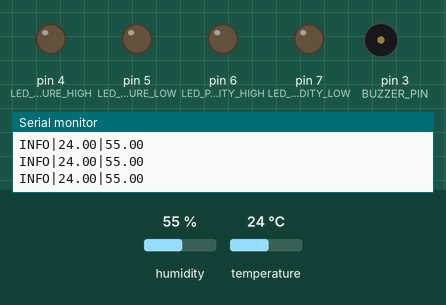
Bench run of a sketch on a simulated Arduino Uno, built with avr-gcc and run on an emulated ATmega328P. Parts: output pins drawn as LEDs (lit = HIGH), buzzer (waves = sounding, pin HIGH), the last lines printed to the serial monitor. Dashed ring = blinking. Inputs (shaded band) come from the test bench; at power-on: humidity 55 %, temperature 24 °C.

Above: at 6.8 s.
6.9 s: humidity set to 46 %
12.3 s: humidity set to 43 %
At 14.39 s:
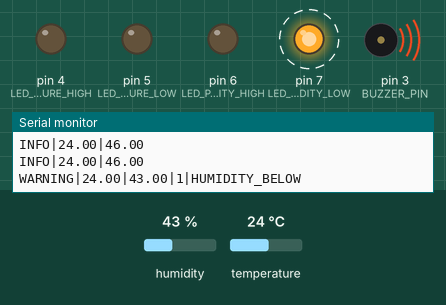
17.7 s: temperature set to 19 °C
23.1 s: temperature set to 16 °C
At 26.39 s:
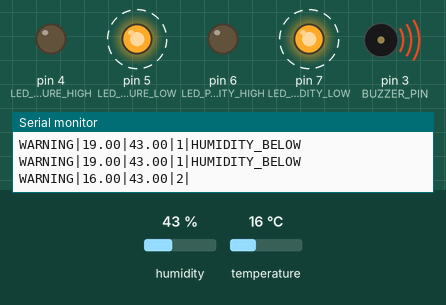
29.2 s: humidity set to 68 %
At 30.39 s:
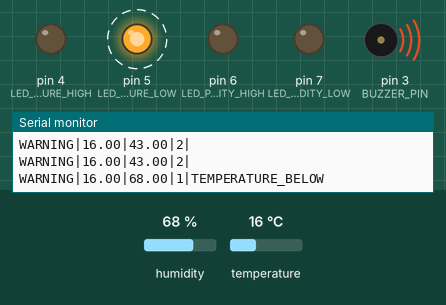
34.6 s: temperature set to 41 °C
At 38.4 s:
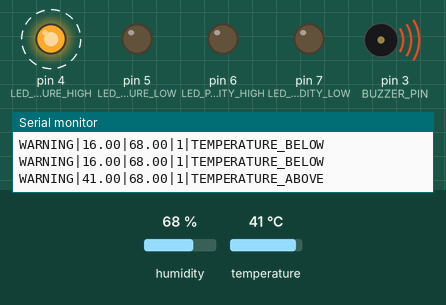
Timing chart, 0 to 42.2 s (numbered marks = the images above; inputs shaded):
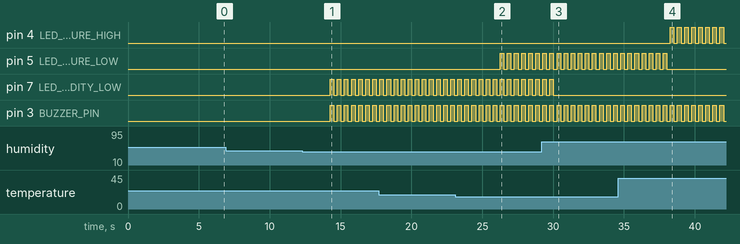

Measured:
- the behaviour switches between 45 and 44 % on humidity (found by bisection; images 0 and 1)
- the behaviour switches between 18 and 17 °C on temperature (found by bisection; images 1 and 2)
- after the input at 12.3 s, pin 7 (LED_PIN_HUMIDITY_LOW), pin 3 (BUZZER_PIN): alternates HIGH for 0.25 s and LOW for 0.25 s, starting after 2.0 s
- after the input at 23.1 s, pin 5 (LED_PIN_TEMPERATURE_LOW): alternates HIGH for 0.25 s and LOW for 0.25 s, starting after 3.2 s
- after the input at 29.2 s, pin 7 (LED_PIN_HUMIDITY_LOW): goes on until 30.0 s, then stays LOW
- after the input at 34.6 s, pin 4 (LED_PIN_TEMPERATURE_HIGH): alternates HIGH for 0.25 s and LOW for 0.25 s, starting after 3.7 s; pin 5 (LED_PIN_TEMPERATURE_LOW): goes on until 38.0 s, then stays LOW

The sketch:

monitor.ino
```cpp
// REVISION №5

// DIFFERENT ENTITIES DECLARATION (PINS, PARAMETERS RANGES, STRUCTURES ETC.)

#include <DHT.h>

const int SENSOR_PIN = 2;
const int BUZZER_PIN = 3;

const int LED_PIN_TEMPERATURE_HIGH = 4;
const int LED_PIN_TEMPERATURE_LOW = 5;
const int LED_PIN_HUMIDITY_HIGH = 6;
const int LED_PIN_HUMIDITY_LOW = 7;

const float MIN_TEMPERATURE_OK = 18.0;
const float MAX_TEMPERATURE_OK = 35.0;
const float MIN_HUMIDITY_OK = 45.0;
const float MAX_HUMIDITY_OK = 75.0;

const uint8_t SENSOR_TYPE = DHT11;

const unsigned long SENSOR_INTERVAL = 2000;
const unsigned long BUZZER_INTERVAL = 250;

unsigned long lastSensorRead = 0;
unsigned long lastBuzzerToggle = 0;

bool buzzerOn = false;
bool previousAlertActive = false;
bool alertActive = false;

struct SensorData {
  float temperature;
  float humidity;
  bool valid;
};

enum ParameterState {
  BELOW_NORMAL,
  NORMAL,
  ABOVE_NORMAL
};

struct AlertState {
  ParameterState temperature;
  ParameterState humidity;
};

enum LogLevel {
  INFO,
  WARNING,
  ERROR
};

enum WarningCode {
  TEMPERATURE_ABOVE,
  TEMPERATURE_BELOW,
  HUMIDITY_ABOVE,
  HUMIDITY_BELOW,
  NO_WARNING
};

enum ErrorCode {
  DHT_READ_FAILED,
  UNKNOWN_ERROR
};

struct SerialMessage {
  LogLevel level;
  SensorData data;
  AlertState alerts;
  ErrorCode errorCode;
  WarningCode warningCode;
};

DHT dht(SENSOR_PIN, SENSOR_TYPE);

AlertState currentAlerts = { NORMAL, NORMAL };


// MAIN FUNCTIONS

void setup() {
  pinMode(BUZZER_PIN, OUTPUT);

  pinMode(LED_PIN_TEMPERATURE_HIGH, OUTPUT);
  pinMode(LED_PIN_TEMPERATURE_LOW, OUTPUT);
  pinMode(LED_PIN_HUMIDITY_HIGH, OUTPUT);
  pinMode(LED_PIN_HUMIDITY_LOW, OUTPUT);

  Serial.begin(9600);
  dht.begin();

  sendThresholds();

  digitalWrite(BUZZER_PIN, LOW);
  turnOffLEDs();
}


void loop() {
  unsigned long currentTime = millis();

  if (currentTime - lastSensorRead >= SENSOR_INTERVAL) {
    lastSensorRead = currentTime;

    SensorData data = handleSensor();

    if (data.valid) {
      currentAlerts = evaluateParameters(data);

      alertActive =
        currentAlerts.temperature != NORMAL || currentAlerts.humidity != NORMAL;

      SerialMessage message = {
        alertActive ? WARNING : INFO,
        data,
        currentAlerts,
        UNKNOWN_ERROR,
        getWarningCode(currentAlerts)
      };

      handleSerialMonitor(message);

    } else {
      SerialMessage message = {
        ERROR,
        { 0.0, 0.0, false },
        { NORMAL, NORMAL },
        DHT_READ_FAILED,
        NO_WARNING
      };

      handleSerialMonitor(message);
    }
  }

  updateBuzzer(alertActive);
  updateLEDs(currentAlerts);
}


// CUSTOM FUNCTIONS-UTILITIES

SensorData handleSensor() {
  float temperature = dht.readTemperature();
  float humidity = dht.readHumidity();

  if (isnan(temperature) || isnan(humidity)) {
    return { 0.0, 0.0, false };
  }

  return { temperature, humidity, true };
}

void handleSerialMonitor(const SerialMessage& message) {
  switch (message.level) {
    case INFO:
      Serial.print("INFO|");
      Serial.print(message.data.temperature, 2);
      Serial.print("|");
      Serial.println(message.data.humidity, 2);
      break;

    case WARNING:
      {
        uint8_t abnormalCount = 0;

        if (message.alerts.temperature != NORMAL) {
          abnormalCount++;
        }

        if (message.alerts.humidity != NORMAL) {
          abnormalCount++;
        }

        Serial.print("WARNING|");
        Serial.print(message.data.temperature, 2);
        Serial.print("|");
        Serial.print(message.data.humidity, 2);
        Serial.print("|");
        Serial.print(abnormalCount);
        Serial.print("|");
        Serial.println(getWarningCodeString(message.warningCode));
        break;
      }

    case ERROR:
      Serial.print("ERROR|");
      Serial.println(getErrorCodeString(message.errorCode));
      break;
  }
}


WarningCode getWarningCode(const AlertState& alerts) {
  if (alerts.temperature != NORMAL && alerts.humidity != NORMAL) {
    return NO_WARNING;
  }

  if (alerts.temperature == ABOVE_NORMAL) {
    return TEMPERATURE_ABOVE;
  }

  if (alerts.temperature == BELOW_NORMAL) {
    return TEMPERATURE_BELOW;
  }

  if (alerts.humidity == ABOVE_NORMAL) {
    return HUMIDITY_ABOVE;
  }

  if (alerts.humidity == BELOW_NORMAL) {
    return HUMIDITY_BELOW;
  }

  return NO_WARNING;
}


ParameterState checkParameter(float value, float minValue, float maxValue) {
  if (value < minValue) {
    return BELOW_NORMAL;
  }

  if (value > maxValue) {
    return ABOVE_NORMAL;
  }

  return NORMAL;
}


AlertState evaluateParameters(const SensorData& data) {
  AlertState state;

  state.temperature = checkParameter(
    data.temperature,
    MIN_TEMPERATURE_OK,
    MAX_TEMPERATURE_OK);

  state.humidity = checkParameter(
    data.humidity,
    MIN_HUMIDITY_OK,
    MAX_HUMIDITY_OK);

  return state;
}


void updateLEDs(const AlertState& state) {
  digitalWrite(
    LED_PIN_TEMPERATURE_LOW,
    buzzerOn && state.temperature == BELOW_NORMAL ? HIGH : LOW);

  digitalWrite(
    LED_PIN_TEMPERATURE_HIGH,
    buzzerOn && state.temperature == ABOVE_NORMAL ? HIGH : LOW);

  digitalWrite(
    LED_PIN_HUMIDITY_LOW,
    buzzerOn && state.humidity == BELOW_NORMAL ? HIGH : LOW);

  digitalWrite(
    LED_PIN_HUMIDITY_HIGH,
    buzzerOn && state.humidity == ABOVE_NORMAL ? HIGH : LOW);
}


void turnOffLEDs() {
  digitalWrite(LED_PIN_TEMPERATURE_HIGH, LOW);
  digitalWrite(LED_PIN_TEMPERATURE_LOW, LOW);
  digitalWrite(LED_PIN_HUMIDITY_HIGH, LOW);
  digitalWrite(LED_PIN_HUMIDITY_LOW, LOW);
}


void updateBuzzer(bool shouldAlert) {
  unsigned long currentTime = millis();

  if (shouldAlert && !previousAlertActive) {
    buzzerOn = false;
    lastBuzzerToggle = currentTime;
  }

  if (!shouldAlert) {
    buzzerOn = false;

    digitalWrite(BUZZER_PIN, LOW);

    previousAlertActive = false;
    return;
  }

  if (currentTime - lastBuzzerToggle >= BUZZER_INTERVAL) {
    lastBuzzerToggle = currentTime;
    buzzerOn = !buzzerOn;
  }

  digitalWrite(
    BUZZER_PIN,
    buzzerOn ? HIGH : LOW);

  previousAlertActive = true;
}


const char* getWarningCodeString(WarningCode warningCode) {
  switch (warningCode) {
    case TEMPERATURE_ABOVE:
      return "TEMPERATURE_ABOVE";

    case TEMPERATURE_BELOW:
      return "TEMPERATURE_BELOW";

    case HUMIDITY_ABOVE:
      return "HUMIDITY_ABOVE";

    case HUMIDITY_BELOW:
      return "HUMIDITY_BELOW";

    default:
      return "";
  }
}


const char* getErrorCodeString(ErrorCode errorCode) {
  switch (errorCode) {
    case DHT_READ_FAILED:
      return "DHT_READ_FAILED";

    default:
      return "UNKNOWN_ERROR";
  }
}


void sendThresholds() {
  Serial.print("CONFIG|");
  Serial.print(MIN_TEMPERATURE_OK);
  Serial.print("|");
  Serial.print(MAX_TEMPERATURE_OK);
  Serial.print("|");
  Serial.print(MIN_HUMIDITY_OK);
  Serial.print("|");
  Serial.println(MAX_HUMIDITY_OK);
}
```
